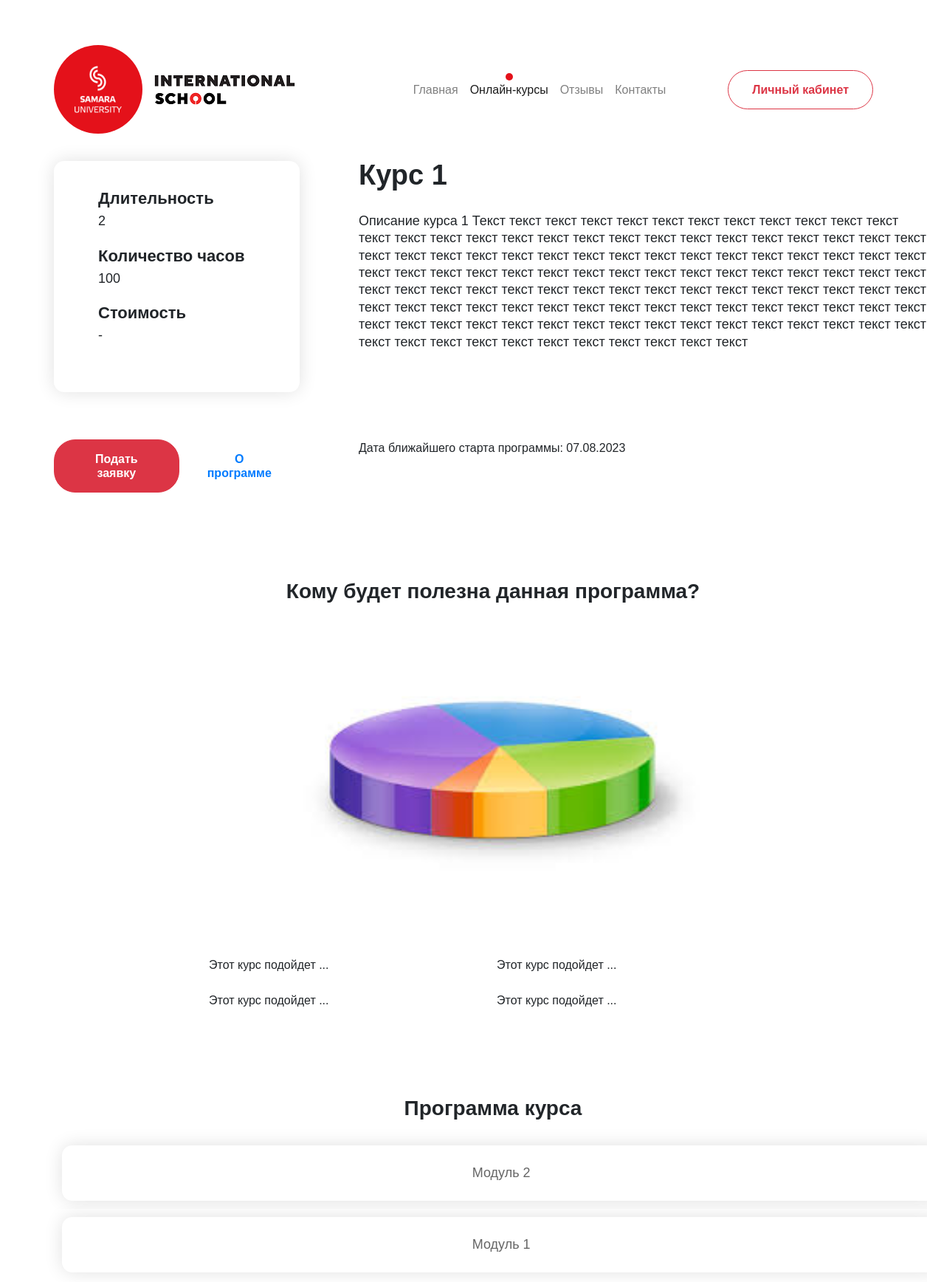
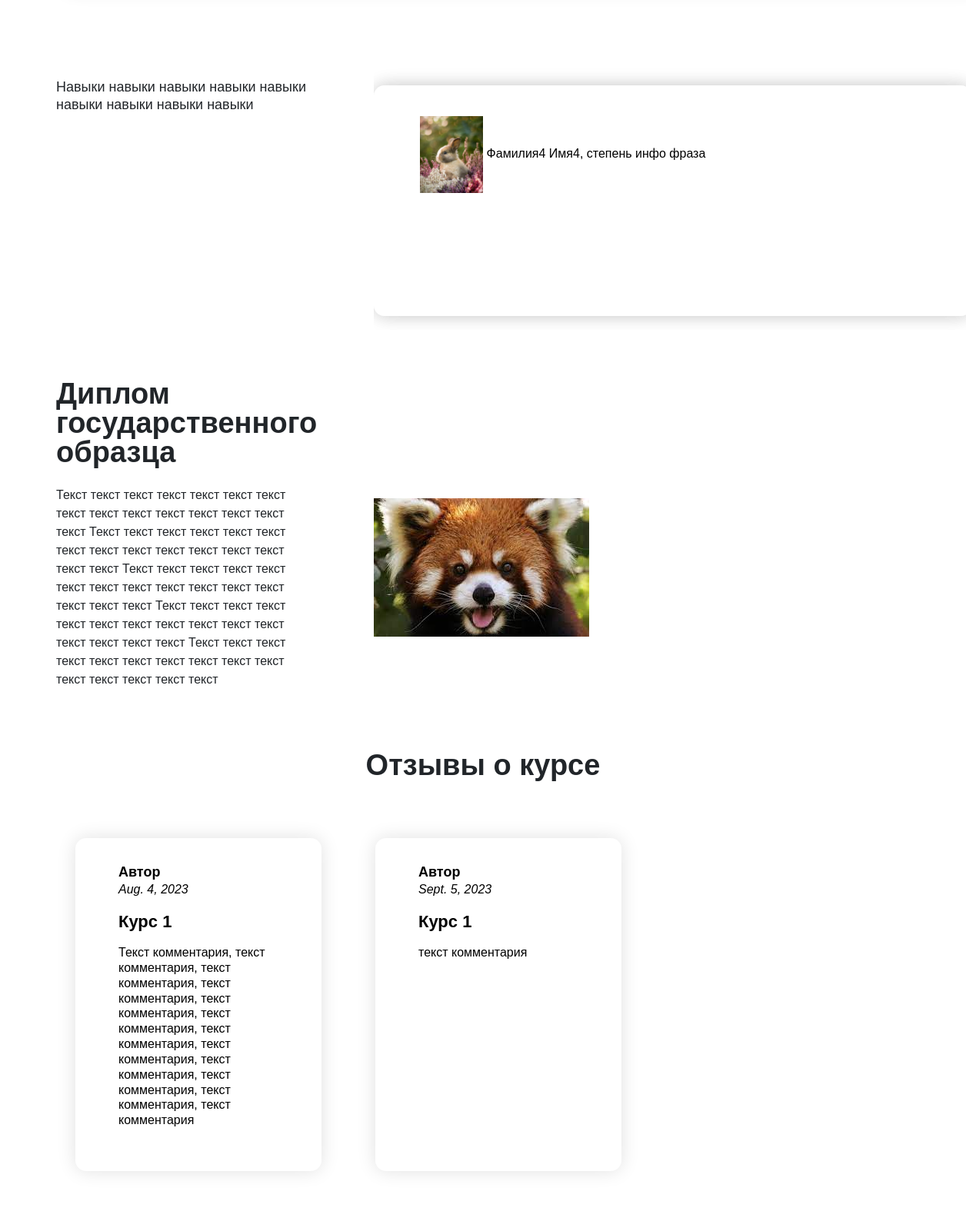
Screenshot of /schools/b9e4be36-7dab-4797-b931-ffe3e7a31f71 (upper part) with the database file from the repository (2 pictures, top to bottom).
### mainpage/models.py (models this page shows, shortened)
class Course(models.Model):
	id = models.UUIDField(primary_key=True, editable=False, default=uuid.uuid4)
	name = models.CharField(max_length=255)
	logo_path = models.ImageField(upload_to='logos/')
	duration = models.CharField(max_length=20)
	hours = models.PositiveIntegerField()
	price = models.IntegerField(null=True)
	description = models.TextField()
	description_file = models.FileField(upload_to='descriptions/', null=True)
	start = models.DateField()
	diagram_path = models.ImageField(upload_to='diagrams/', null=True)
	diploma_path = models.ImageField(upload_to='diplomas/')
	skills = models.TextField()
	direction = models.ForeignKey(Direction, on_delete=models.SET_NULL, null=True)
	modules = models.ManyToManyField(Module)
	def __str__(self):
		return f'{self.name}'
	@property
	def diagram_url(self):
		if self.diagram_path and hasattr(self.diagram_path, 'url'):
			return self.diagram_path.url
	@property
	def photo_dip_url(self):
		if self.diploma_path and hasattr(self.diploma_path, 'url'):
			return self.diploma_path.url
	@property
	def description_url(self):
		if self.description_file and hasattr(self.description_file, 'url'):
			return self.description_file.url

class Intention(models.Model):
	id = models.UUIDField(primary_key=True, editable=False, default=uuid.uuid4)
	text = models.TextField()
	course = models.ForeignKey(Course, on_delete=models.SET_NULL, null=True)

class Module(models.Model):
	id = models.UUIDField(primary_key=True, editable=False, default=uuid.uuid4)
	name = models.CharField(max_length=255)
	description = models.TextField()
	speaker = models.ForeignKey(Speaker, on_delete=models.SET_NULL, null=True)

class Speaker(models.Model):
	id = models.UUIDField(primary_key=True, editable=False, default=uuid.uuid4)
	name = models.CharField(max_length=30)
	surname = models.CharField(max_length=30)
	degree = models.TextField()
	ssau_ref = models.URLField()
	photo = models.ImageField(upload_to='speakers/')
	info = models.TextField()
	phrase = models.CharField(max_length=255)
	@property
	def photo_url(self):
		if self.photo and hasattr(self.photo, 'url'):
			return self.photo.url

class Comment(models.Model):
	id = models.UUIDField(primary_key=True, editable=False, default=uuid.uuid4)
	date = models.DateField()
	text = models.TextField()
	show = models.BooleanField(default=False)
	course = models.ForeignKey(Course, on_delete=models.CASCADE, null=True)
	author = models.CharField(max_length=127, default='')

### mainpage/views.py (the view)
# urls.py: path(r'schools/<course_id>', views.get_course, name='get_course'),
def get_course(request, course_id):
    socials = Socials.objects.all()
    course = Course.objects.get(id=course_id)
    teachers = set()
    for m in course.modules.all():
        teachers.add(m.speaker)
    return render(request,
                  'current_school.html',
                  {
                      'socials': socials,
                      'course': course,
                      'teachers': teachers,
                      'modules': course.modules.all(),
                      'intentions': course.intention_set.all(),
                      'status': 'courses',
                      'form': ApplyForm(),
                  }
                  )

### mainpage/templates/current_school.html (shortened to what this page needs)
{% extends 'main_template.html' %}
{% block content %}
        <div class="school container">
            <div class="school__conditions">
                <div class="school__conditions-wrapper">
                    <div class="tab-content" id="pills-tabContent">
                        <div class="tab-pane fade show active" role="tabpanel" aria-labelledby="school-selection-tab-3">
                            <div class="d-flex flex-column mb-4">
                                <div class="school__conditions-title">
                                    Длительность
                                </div>
                                <div class="body1-text">
                                    {{ course.duration }}
                                </div>
                            </div>
                            <div class="d-flex flex-column mb-4">
                                <div class="school__conditions-title">
                                    Количество часов
                                </div>
                                <div class="body1-text">
                                    {{ course.hours }}
                                </div>
                            </div>
                            <div class="d-flex flex-column mb-4">
                                <div class="school__conditions-title">
                                    Стоимость
                                </div>
                                <div class="body1-text">
                                    {% if c.price %}
                                        {{ c.price }} ₽
                                    {% else %}
                                        -
                                    {% endif %}
                                </div>
                            </div>
                        </div>
                    </div>
                </div>
            </div>
            <div class="school__summary">
                <div class="d-flex flex-column flex-xl-row w-100 mb-2 align-items-center mb-2">
                    <div class="h2-text school__name mr-xl-2">
                        {{ course.name }}
                    </div>
                </div>
                <div id="school-description" class="body1-text">
                    <br>
                    {{  course.description }}
                </div>
            </div>
            <div class="school__button">
                <div class="mb-4 d-flex flex-column flex-md-row align-item-center">
                    <form data-toggle="apply">
                        <button type="submit" class="btn btn-danger rounded order-2 order-md-1">
                            Подать заявку
                        </button>
                    </form>
                    {% if course.description_file %}
                        <a class="btn btn-link rounded order-1 order-md-2" target="_blank" href="{{ course.description_url }}"> О программе </a>
                    {% endif %}
                </div>
            </div>
            <div class="school__date">
                Дата ближайшего старта программы: {{ course.start|date:'d.m.Y' }}
            </div>
            <div class="school__useful">
                <div class="h3-text mb-4" style="text-align: center">
                    Кому будет полезна данная программа?
                </div>
                <img src="{{ course.diagram_url }}" width="50%" style="display: block; margin-left: auto; margin-right: auto">
                <div class="reviews mainpage__block">
                    <div id="reviews-swiper" class="swiper-container reviews__swiper container-sw swiper-container-initialized swiper-container-horizontal">
                        <div class="swiper-wrapper" style="transform: translate3d(0px, 0px, 0px); display: flex; justify-content: center; flex-wrap: wrap;">
                            {% for int in intentions %}
                                <div class="swiper-slide reviews__slide swiper-slide-active" style="width: 360px; margin-right: 30px;">
                                    <div class="reviews__slide-card" data-type="review">
                                        <div class="reviews__slide-card-description">
                                            {{ int.text }}
                                        </div>
                                    </div>
                                </div>
                            {% endfor %}
                        </div>
                    </div>
                </div>
            </div>
            <div class="school__course">
                <div class="h3-text mb-4" style="text-align: center">
                    Программа курса
                </div>
                <div class="school__course-wrapper">
                    <ul class="nav nav-pills mb-3 school__course-tab" role="tablist">
                        {% for module in modules %}
                            <li class="school__course-item">
                                <div class="school__course-item-title">
                                    <a
                                            class="school__course-name"
                                            id="school-course-tab-{{ forloop.counter }}"
                                            data-toggle="pill"
                                            href="#school-course-{{ forloop.counter }}"
                                            role="tab"
                                            aria-controls="school-course-{{ forloop.counter }}"
                                            aria-selected="true"
                                    >
                                        {{ module.name }}
                                    </a>
                                </div>
                            </li>
                        {% endfor %}
                    </ul>
                </div>
            </div>
            <div class="school__skills">
                <div class="body1-text">
                    <br>
                    {{  course.skills }}
                </div>
            </div>
            <div class="school__teachers">
                <div class="horizontal-slidermix">
                    <div class="owl-carousel" id="owl-carousel-1" style="">
                        {% for teacher in teachers %}
                            <div class="carousel-item" style="margin-top: 2rem; margin-bottom: 2rem;">
                                <a href="{{ teacher.ssau_ref }}" class="slide-cont text">
                                    <span>
                                        <img src="{{ teacher.photo_url }}" alt="{{ teacher.surname }} {{ teacher.name }}" height="100px">
                                    </span>
                                    <span>
                                        {{ teacher.surname }} {{ teacher.name }}, {{ teacher.degree }}
                                    </span>
                                    <span>
                                        {{ teacher.info }}
                                    </span>
                                    <span>
                                        {{ teacher.phrase }}
                                    </span>
                                </a>
                            </div>
                        {% endfor %}
                    </div>
                </div>
            </div>
            <div class="school__text">
                <div class="h2-text school__name mr-xl-2">
                    Диплом государственного образца
                </div>
                <br>
                <p>Текст текст текст текст текст текст текст текст текст текст текст текст текст текст текст
                Текст текст текст текст текст текст текст текст текст текст текст текст текст текст текст
                Текст текст текст текст текст текст текст текст текст текст текст текст текст текст текст
                Текст текст текст текст текст текст текст текст текст текст текст текст текст текст текст
                Текст текст текст текст текст текст текст текст текст текст текст текст текст текст текст
                </p>
            </div>
            <div class="school__diplom" style="margin-top: 20%;">
                <img src="{{ course.photo_dip_url }}">
            </div>
        </div>
        <div class="mainpage">
            <div class="container reviews__container">
                <div class="h2-text mainpage__block-title">Отзывы о курсе</div>
            </div>
            <div class="reviews mainpage__block">
                <div id="reviews-swiper" class="swiper-container reviews__swiper container-sw swiper-container-initialized swiper-container-horizontal">
                    <div class="swiper-wrapper" style="transform: translate3d(0px, 0px, 0px);">
                        {% for c in course.comment_set.all %}
                            {% if c.show %}
                                <div class="swiper-slide reviews__slide swiper-slide-active" style="width: 360px; margin-right: 30px;">
                                    <div class="reviews__slide-card" data-type="review">
                                        <div class="reviews__slide-card-username">
                                            {{ c.author }}
                                        </div>
                                        <div class="reviews__slide-card-country">
                                            {{ c.date }}
                                        </div>
                                        <div class="reviews__slide-card-title">
                                            {{ c.course }}
                                        </div>
                                        <div class="reviews__slide-card-description">
                                            {{ c.text }}
                                        </div>
                                    </div>
                                </div>
                            {% endif %}
                        {% endfor %}
                    </div>
                </div>
            </div>
        </div>
{% endblock %}

### rows the page displays
Course: duration "2", hours "100", name "Курс 1", description "Описание курса 1 Текст текст текст текст текст текст текст текст текст текст текст текст текст текст текст текст текст текст текст текст текст текст текст текст текст текст текст текст текст текст текст текст текст текст текст текст текст текст текст текст текст текст текст текст текст текст текст текст текст текст текст текст текст текст текст текст текст текст текст текст текст текст текст текст текст текст текст текст текст текст текст текст текст текст текст текст текст текст текст текст текст текст текст текст текст текст текст текст текст текст текст текст текст текст текст текст текст текст текст текст текст текст текст текст текст текст текст текст текст текст текст текст текст…", start "07.08.2023", diagram_url (picture), skills "Навыки навыки навыки навыки навыки навыки навыки навыки навыки", photo_dip_url (picture)
Intention: text "Этот курс подойдет ..."
Intention: text "Этот курс подойдет ..."
Intention: text "Этот курс подойдет ..."
Intention: text "Этот курс подойдет ..."
Module: name "Модуль 2"
Module: name "Модуль 1"
Speaker: photo_url (picture), surname "Фамилия4", name "Имя4", degree "степень", info "инфо", phrase "фраза"
Comment: author "Автор", date "Aug. 4, 2023", course "Курс 1", text "Текст комментария, текст комментария, текст комментария, текст комментария, текст комментария, текст комментария, текст комментария, текст комментария, текст комментария, текст комментария, текст комментария, текст комментария"
Comment: author "Автор", date "Sept. 5, 2023", course "Курс 1", text "текст комментария"
